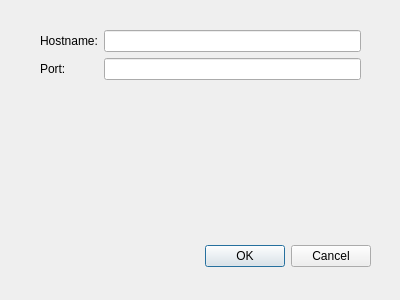
<?xml version="1.0" encoding="UTF-8"?>
<ui version="4.0">
 <class>LichConnect</class>
 <widget class="QDialog" name="LichConnect">
  <property name="geometry">
   <rect>
    <x>0</x>
    <y>0</y>
    <width>400</width>
    <height>300</height>
   </rect>
  </property>
  <property name="windowTitle">
   <string>Dialog</string>
  </property>
  <widget class="QDialogButtonBox" name="buttonBox">
   <property name="geometry">
    <rect>
     <x>30</x>
     <y>240</y>
     <width>341</width>
     <height>32</height>
    </rect>
   </property>
   <property name="orientation">
    <enum>Qt::Horizontal</enum>
   </property>
   <property name="standardButtons">
    <set>QDialogButtonBox::Cancel|QDialogButtonBox::Ok</set>
   </property>
  </widget>
  <widget class="QWidget" name="verticalLayoutWidget">
   <property name="geometry">
    <rect>
     <x>40</x>
     <y>30</y>
     <width>321</width>
     <height>191</height>
    </rect>
   </property>
   <layout class="QVBoxLayout" name="verticalLayout">
    <item>
     <layout class="QFormLayout" name="formLayout">
      <item row="0" column="0">
       <widget class="QLabel" name="label">
        <property name="text">
         <string>Hostname:</string>
        </property>
       </widget>
      </item>
      <item row="0" column="1">
       <widget class="QLineEdit" name="lichHostEdit"/>
      </item>
      <item row="1" column="0">
       <widget class="QLabel" name="label_2">
        <property name="text">
         <string>Port:</string>
        </property>
       </widget>
      </item>
      <item row="1" column="1">
       <widget class="QLineEdit" name="lichPortEdit"/>
      </item>
     </layout>
    </item>
   </layout>
  </widget>
 </widget>
 <resources/>
 <connections>
  <connection>
   <sender>buttonBox</sender>
   <signal>accepted()</signal>
   <receiver>LichConnect</receiver>
   <slot>accept()</slot>
   <hints>
    <hint type="sourcelabel">
     <x>248</x>
     <y>254</y>
    </hint>
    <hint type="destinationlabel">
     <x>157</x>
     <y>274</y>
    </hint>
   </hints>
  </connection>
  <connection>
   <sender>buttonBox</sender>
   <signal>rejected()</signal>
   <receiver>LichConnect</receiver>
   <slot>reject()</slot>
   <hints>
    <hint type="sourcelabel">
     <x>316</x>
     <y>260</y>
    </hint>
    <hint type="destinationlabel">
     <x>286</x>
     <y>274</y>
    </hint>
   </hints>
  </connection>
 </connections>
</ui>
